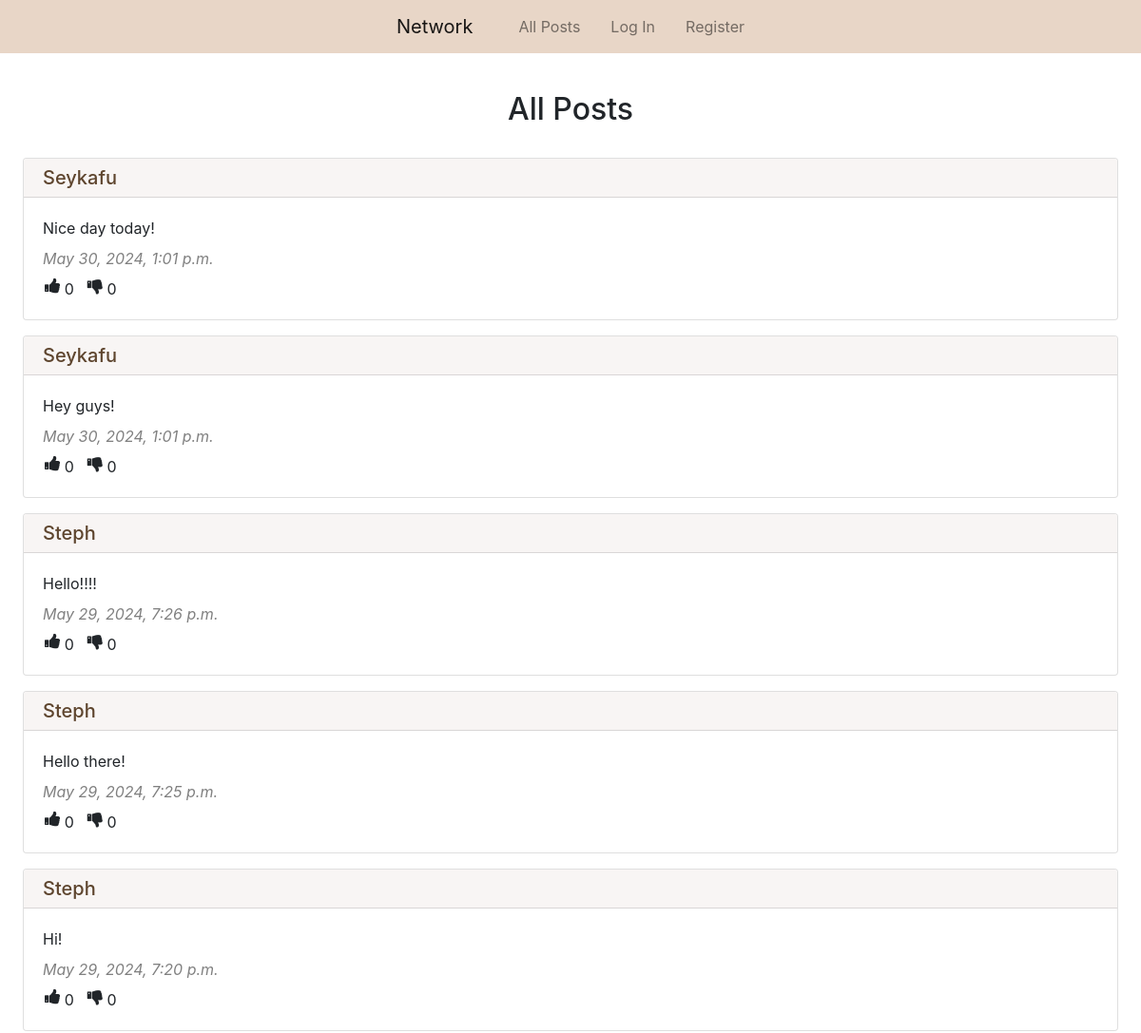
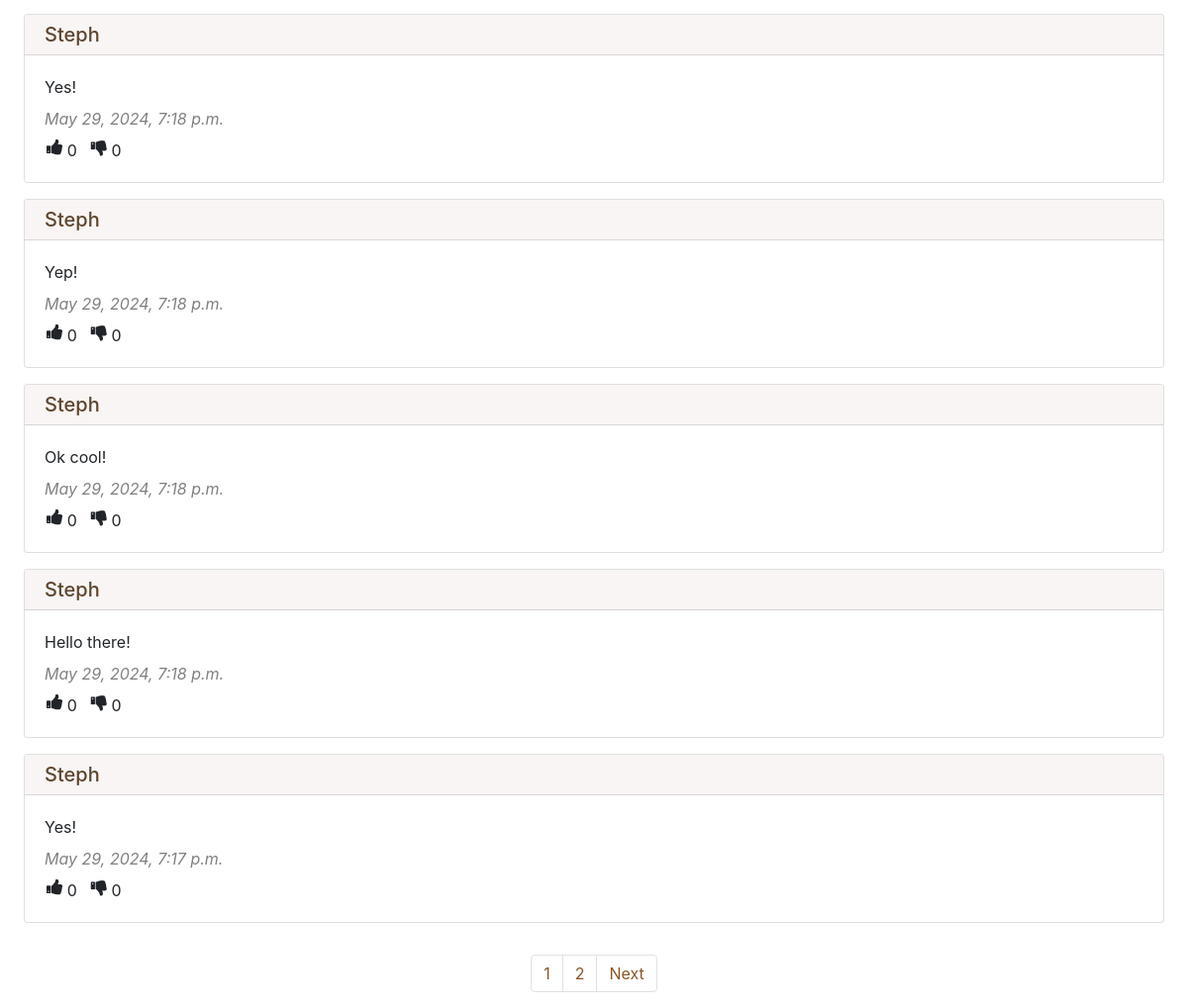
The app's page /, older data (2 pictures, top to bottom).
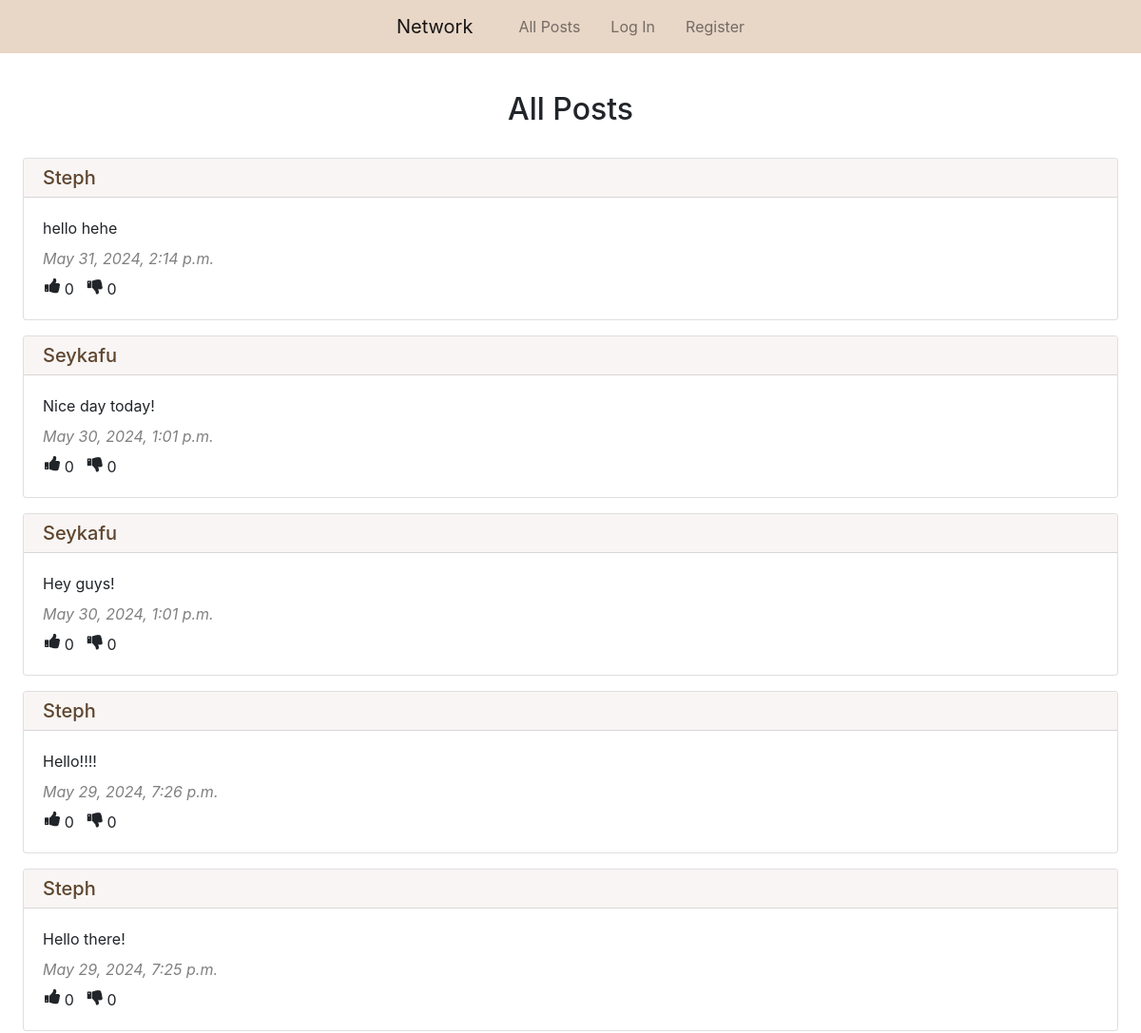
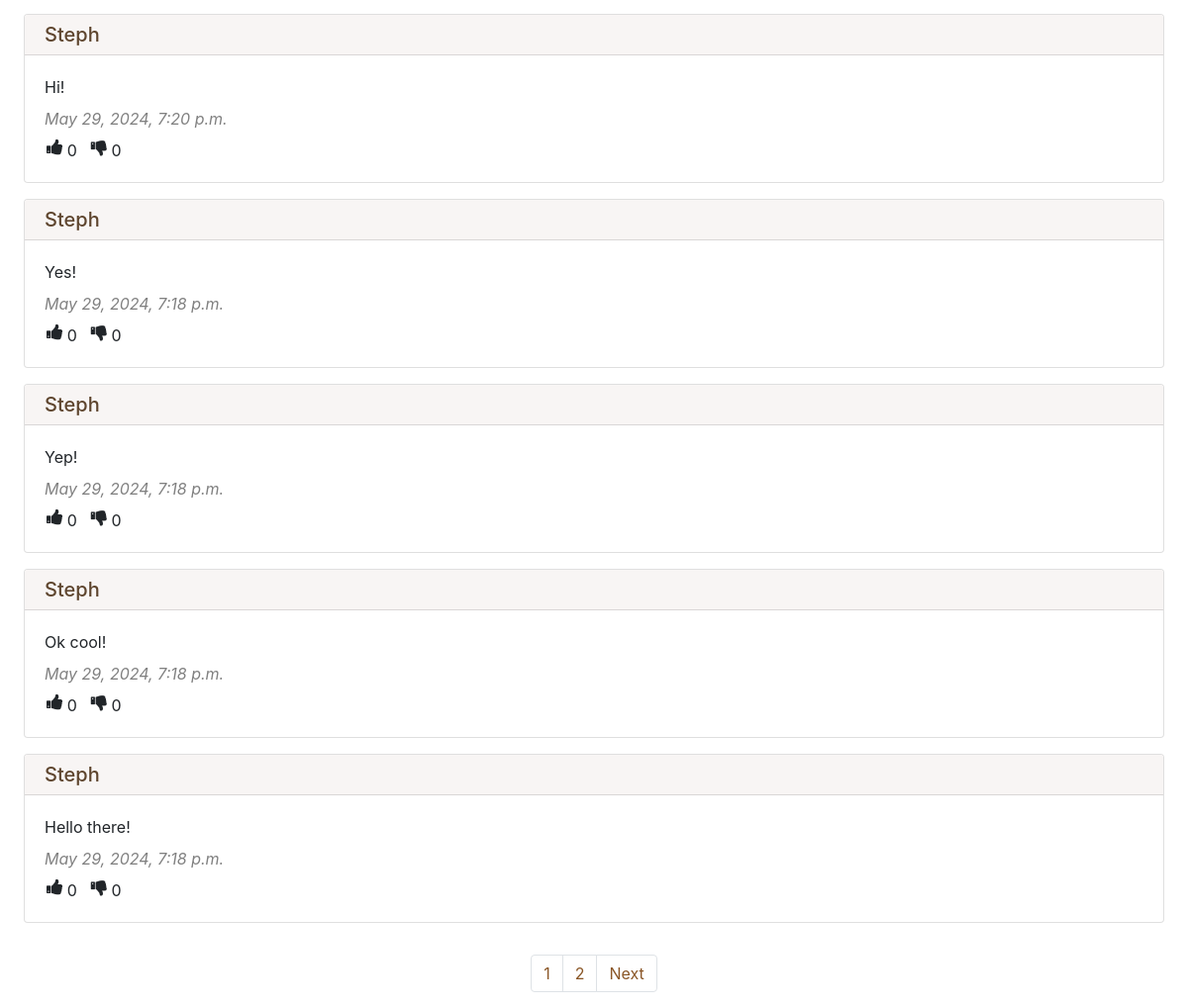
The same page, newer data (2 pictures, top to bottom).
### network/models.py (models this page shows, shortened)
class Post(models.Model):
    content = models.CharField(max_length=300)
    user = models.ForeignKey(User, on_delete=models.CASCADE, related_name="post_user")
    date_time = models.DateTimeField(auto_now_add=True)

class User(AbstractUser):
    pass

### network/views.py (the view)
# urls.py: path("", views.index, name="index"),
def index(request):
    all_posts = Post.objects.all().order_by("id").reverse()
    all_likes = Like.objects.all()
    your_liked_post_ids = []
    try:
        for like in all_likes:
            if like.user.id == request.user.id:
                your_liked_post_ids.append(like.post.id)
    except:
        your_liked_post_ids = []
    all_dislikes = Dislike.objects.all()
    your_disliked_post_ids = []
    try:
        for dislike in all_dislikes:
            if dislike.user.id == request.user.id:
                your_disliked_post_ids.append(dislike.post.id)
    except:
        your_disliked_post_ids = []
    paginator = Paginator(all_posts, 10)
    page_number = request.GET.get("page")
    page_posts = paginator.get_page(page_number)
    return render(request, "network/index.html", {
        "page_posts": page_posts,
        "your_liked_post_ids": your_liked_post_ids,
        "your_disliked_post_ids": your_disliked_post_ids
    })

### network/templates/network/index.html (shortened to what this page needs)
{% extends "network/layout.html" %}
{% block body %}
    <h2 class="px-5 pt-4 pb-3 mt-3 text-center">All Posts</h2>
    {% for post in page_posts %}
        <div class="px-4 py-2">
            <div class="card">
                <h5 class="card-header bg-brown pt-2 pb-2"><a class="brownlink" href="{% url 'profile' user_id=post.user.id %}">{{ post.user.username | capfirst }}</a></h5>
                <div class="card-body">
                    <p class="card-text mt-0 mb-2" id="content_{{ post.id }}">{{ post.content }}</p>
                    <p class="card-text grey mt-2 mb-1"><i>{{ post.date_time }}</i></p>
                    <div class="row pl-3 mt-2">
                        <div class="pl-3 pr-4 row">
                            <i class="fa fa-thumbs-up" style="font-size:18px"></i>
                            <div class="px-1" id="like_count_{{ post.id }}"> {{ post.like_post.count }}</div>
                        </div>
                        <div class="pl-3 row">
                            <i class="fa fa-thumbs-down" style="font-size:18px"></i>
                            <div class="px-1" id="dislike_count_{{ post.id }}"> {{ post.dislike_post.count }}</div>
                        </div>
                    </div>
                </div>
            </div>
        </div>
    {% endfor %}
    <br>
    <nav aria-label="Page navigation">
        <ul class="pagination d-flex justify-content-center">
            {% for i in page_posts.paginator.page_range %}
                <li class="page-item"><a class="page-link brown-text" href="?page={{ i }}">{{ i }}</a></li>
            {% endfor %}
            {% if page_posts.has_next %}
                <li class="page-item"><a class="page-link brown-text" href="?page={{ page_posts.next_page_number }}">Next</a></li>
            {% endif %}
        </ul>
      </nav>
{% endblock %}

Row changes from the older to the newer data that the page shows:
no longer on this page (row unchanged): Post: user.username "Steph", content "Yes!", date_time "May 29, 2024, 7:17 p.m.", like_post.count "0", dislike_post.count "0"
added Post: user.username "Steph", content "hello hehe", date_time "May 31, 2024, 2:14 p.m.", like_post.count "0", dislike_post.count "0"
